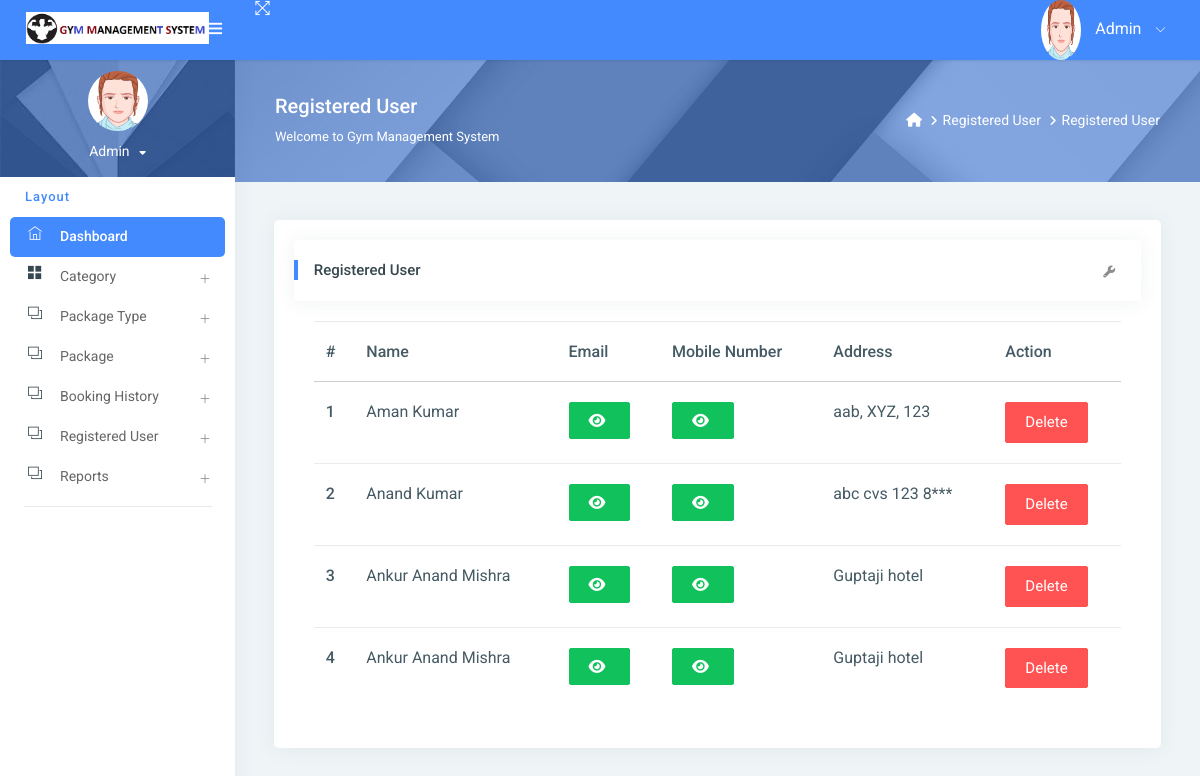
The app's page /reg_user/ (signed in) with its own data.
### gym/models.py (models this page shows, shortened)
class Signup(models.Model):
    user = models.ForeignKey(User, on_delete=models.CASCADE, null=True)
    mobile = models.CharField(max_length=15, null=True)
    state = models.CharField(max_length=150, null=True)
    city = models.CharField(max_length=150, null=True)
    address = models.CharField(max_length=200, null=True)
    creationdate = models.DateTimeField(auto_now_add=True)

### gym/views.py (the view)
# urls.py: path('reg_user/', reg_user, name="reg_user"),
@login_required(login_url='/admin_login/')
def reg_user(request):
    data = Signup.objects.all()
    d = {'data': data}
    return render(request, "admin/reg_user.html", locals())

### gym/templates/admin/reg_user.html (shortened to what this page needs)
{% extends 'admin_base.html' %}
{% load static %}
{% block main %}
<link rel="stylesheet" href="https://cdnjs.cloudflare.com/ajax/libs/font-awesome/6.2.0/css/all.min.css" />
<div class="page-header">
    <div class="page-block">
        <div class="row align-items-center">
            <div class="col-md-8">
                <div class="page-header-title">
                    <h5 class="m-b-10">Registered User</h5>
                    <p class="m-b-0">Welcome to Gym Management System</p>
                </div>
            </div>
            <div class="col-md-4">
                <ul class="breadcrumb-title">
                    <li class="breadcrumb-item">
                        <a href="{% url 'admin_home' %}"> <i class="fa fa-home"></i> </a>
                    </li>
                    <li class="breadcrumb-item"><a href="">Registered User</a>
                    </li>
                    <li class="breadcrumb-item"><a href="">Registered User</a>
                    </li>
                </ul>
            </div>
        </div>
    </div>
</div>
<div class="pcoded-inner-content">
    <div class="main-body">
        <div class="page-wrapper">
            <div class="page-body">
                <div class="row">
                    <div class="col-md-12">
                        <div class="card">
                            <div class="card-block">
                                <div class="card-header">
                                    <h5> Registered User</h5>
                                    <div class="card-header-right">
                                        <ul class="list-unstyled card-option">
                                            <li><i class="fa fa fa-wrench open-card-option"></i></li>
                                        </ul>
                                    </div>
                                </div>
                                <div class="card-block table-border-style">
                                    <div class="table-responsive">
                                        <table class="table">
                                            <thead>
                                            <tr>
                                                <th>#</th>
                                                <th>Name</th>
                                                <th>Email</th>
                                                <th>Mobile Number</th>
                                                <th>Address</th>
                                                <th>Action</th>
                                            </tr>
                                            </thead>
                                            <tbody>
                                            {% for i in data %}
                                            <tr>
                                                <th scope="row">{{forloop.counter}}</th>
                                                <td>{{i.user.first_name}} {{i.user.last_name}}</td>
                                                 <td><span id="email-{{forloop.counter}}" class="password">{{i.user.username}}</span>
                                                     <button type="button" class="btn btn-success" id="email-btn-{{forloop.counter}}" onclick="togglePassword('email-{{forloop.counter}}', this.id)"><i class="fa fa-eye"></i></button>
                                                 </td>
                                                 <td>
                                                    <button type="button" class="btn btn-success" id="mobile-btn-{{forloop.counter}}" onclick="togglePassword('mobile-{{forloop.counter}}', this.id)"><i class="fa fa-eye"></i></button>
                                                  </td>
                                                <td>{{i.address}}</td>
                                                <td>
                                                    <a href="{% url 'delete_user' i.id %}"
                                                       onclick="return confirm('Are you sure to Delete')"
                                                       class="btn btn-danger">Delete</a>
                                                </td>
                                            </tr>
                                            {% endfor %}
                                            </tbody>
                                        </table>
                                    </div>
                                </div>
                            </div>
                        </div>
                    </div>
                </div>
            </div>
        </div>
    </div>
</div>
{% endblock %}

### gym/templates/admin/reg_user.html (style rules this page uses)
.table-responsive { font-size:11px; }
td { padding:0px; }

### records on screen
Signup: user.first_name "Aman", user.last_name "Kumar", address "aab, XYZ, 123"
Signup: user.first_name "Anand", user.last_name "Kumar", address "abc cvs 123 8***"
Signup: user.first_name "Ankur Anand", user.last_name "Mishra", address "Guptaji hotel"
Signup: user.first_name "Ankur Anand", user.last_name "Mishra", address "Guptaji hotel"
